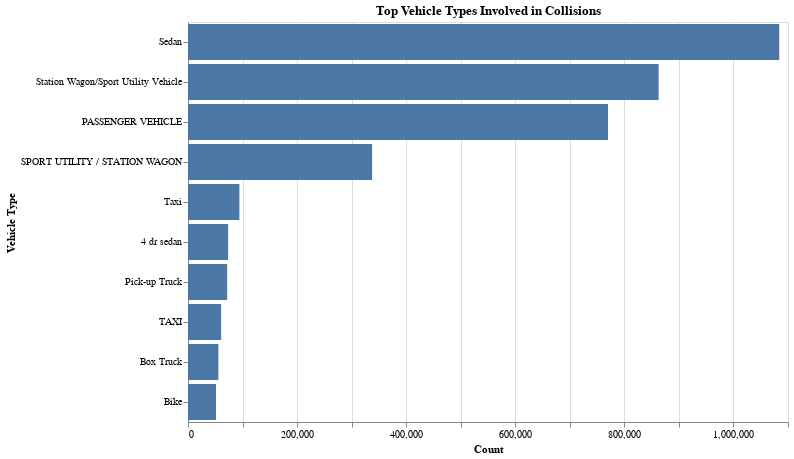

Notebook cell for this chart:
### Code cell
# Combine vehicle types into a single series
vehicles = pd.concat([
    df['VEHICLE TYPE CODE 1'],
    df['VEHICLE TYPE CODE 2'],
    df['VEHICLE TYPE CODE 3'],
    df['VEHICLE TYPE CODE 4'],
    df['VEHICLE TYPE CODE 5']
])

# Count occurrences of each vehicle type
vehicle_counts = vehicles.value_counts().drop(['UNKNOWN', 'Other'], errors='ignore').head(10).reset_index()
vehicle_counts.columns = ['Vehicle Type', 'Count']

# Create Altair bar chart
vehicle_chart = alt.Chart(vehicle_counts).mark_bar().encode(
    x='Count:Q',
    y=alt.Y('Vehicle Type:N', sort='-x'),
    tooltip=['Vehicle Type', 'Count']
).properties(
    width=600,
    height=400,
    title='Top Vehicle Types Involved in Collisions'
)

vehicle_chart

### Figure 1 — Vega-Lite specification as saved in the notebook (floating-point values rounded to 4 significant figures)
{"config": {"view": {"continuousWidth": 300, "continuousHeight": 300}}, "data": {"name": "data-9066b64f5aa6b0f0f9918f901f3b4ab2"}, "mark": {"type": "bar"}, "encoding": {"tooltip": [{"field": "Vehicle Type", "type": "nominal"}, {"field": "Count", "type": "quantitative"}], "x": {"field": "Count", "type": "quantitative"}, "y": {"field": "Vehicle Type", "sort": "-x", "type": "nominal"}}, "height": 400, "title": "Top Vehicle Types Involved in Collisions", "width": 600, "$schema": "https://vega.github.io/schema/vega-lite/v5.20.1.json", "datasets": {"data-9066b64f5aa6b0f0f9918f901f3b4ab2": [{"Vehicle Type": "Sedan", "Count": 1083978}, {"Vehicle Type": "Station Wagon/Sport Utility Vehicle", "Count": 862872}, {"Vehicle Type": "PASSENGER VEHICLE", "Count": 769982}, {"Vehicle Type": "SPORT UTILITY / STATION WAGON", "Count": 337507}, {"Vehicle Type": "Taxi", "Count": 94200}, {"Vehicle Type": "4 dr sedan", "Count": 73521}, {"Vehicle Type": "Pick-up Truck", "Count": 71797}, {"Vehicle Type": "TAXI", "Count": 60768}, {"Vehicle Type": "Box Truck", "Count": 55730}, {"Vehicle Type": "Bike", "Count": 51302}]}}
